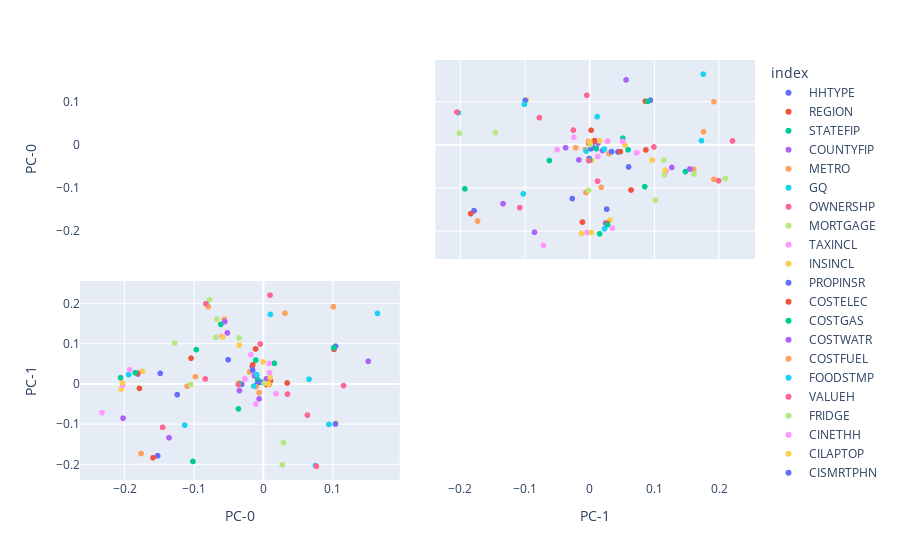

The cell this chart's notebook holds for it:
### Code cell
fig = px.scatter_matrix(
    df_pandas,
    dimensions=['PC-0','PC-1'],
    color=df_pandas.index
)
fig.update_traces(diagonal_visible=False)
fig.show()
